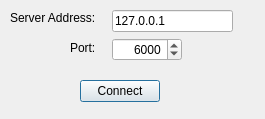
<?xml version="1.0" encoding="UTF-8"?>
<ui version="4.0">
 <class>SettingsDialog</class>
 <widget class="QDialog" name="SettingsDialog">
  <property name="geometry">
   <rect>
    <x>0</x>
    <y>0</y>
    <width>265</width>
    <height>119</height>
   </rect>
  </property>
  <property name="windowTitle">
   <string>Configure</string>
  </property>
  <widget class="QLabel" name="serverAddressLabel">
   <property name="geometry">
    <rect>
     <x>10</x>
     <y>10</y>
     <width>96</width>
     <height>16</height>
    </rect>
   </property>
   <property name="text">
    <string>Server Address: </string>
   </property>
  </widget>
  <widget class="QLineEdit" name="serverAddress">
   <property name="geometry">
    <rect>
     <x>112</x>
     <y>10</y>
     <width>121</width>
     <height>22</height>
    </rect>
   </property>
   <property name="text">
    <string>127.0.0.1</string>
   </property>
  </widget>
  <widget class="QSpinBox" name="portBox">
   <property name="geometry">
    <rect>
     <x>112</x>
     <y>38</y>
     <width>70</width>
     <height>23</height>
    </rect>
   </property>
   <property name="wrapping">
    <bool>false</bool>
   </property>
   <property name="frame">
    <bool>true</bool>
   </property>
   <property name="alignment">
    <set>Qt::AlignRight|Qt::AlignTrailing|Qt::AlignVCenter</set>
   </property>
   <property name="minimum">
    <number>1024</number>
   </property>
   <property name="maximum">
    <number>65525</number>
   </property>
   <property name="value">
    <number>6000</number>
   </property>
  </widget>
  <widget class="QLabel" name="label_2">
   <property name="geometry">
    <rect>
     <x>70</x>
     <y>40</y>
     <width>29</width>
     <height>16</height>
    </rect>
   </property>
   <property name="text">
    <string>Port:</string>
   </property>
  </widget>
  <widget class="QPushButton" name="ConnectButton">
   <property name="geometry">
    <rect>
     <x>80</x>
     <y>80</y>
     <width>80</width>
     <height>22</height>
    </rect>
   </property>
   <property name="text">
    <string>Connect</string>
   </property>
  </widget>
 </widget>
 <resources/>
 <connections/>
</ui>
